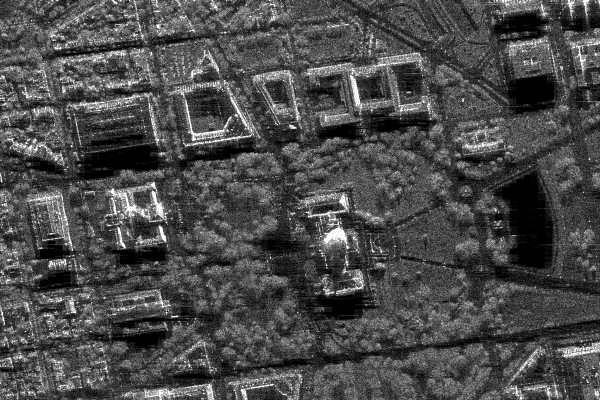
#> input picture lab_1/sar_1_gray.jpg, 600 x 400 px
$ jupyter execute lab_1.ipynb
#> lines starting #> are read from the running program, lines starting #| are printed output that depends on the picture; after the words box and inside, x2 and y2 are one past the last pixel; in counts of white or black regions, pixels touching at a corner belong together
[cell 1]
import numpy as np
import cv2
import matplotlib.pyplot as plt
from skimage.metrics import structural_similarity as ssim, mean_squared_error

1. Загрузите изображение в оттенках серого sar_1_gray.jpg.

[cell 2]
image = cv2.imread('sar_1_gray.jpg', cv2.COLOR_BGR2GRAY)
#> image is the input picture: shape (400, 600); min 0, max 255, mean 74.9
plt.imshow(image, cmap="gray")

2. постройте гистограмму

[cell 3]
histSize = 256
histRange = (0, 256)
accumulate = False

b_hist = cv2.calcHist([image], [0], None, [histSize], histRange, accumulate=accumulate)
#> b_hist = 256 values, max 3786 at index 1, min 40 at index 251, mean 937.5
plt.plot(b_hist)
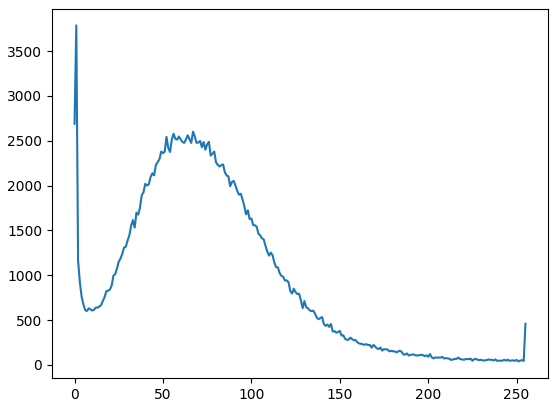
#> figure drawn by matplotlib, 1 panel; curve peaks at x = 1, y = 3786

3. реализуйте алгоритм гамма коррекции с параметром гамма <1, >1.

[cell 4]
def gamma_correction(image, gamma):
    gamma_correct = 255 * np.power(image / 255.0, 1.0 / gamma)
    return gamma_correct.astype(np.uint8)

img_gm_05 = gamma_correction(image, 0.5)
#> in gamma_correction, `gamma_correct = 255 * np.power(image / 255.0, 1.0 / gamma)`:
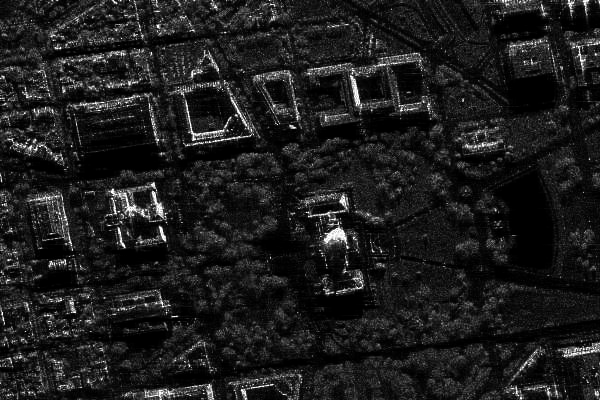
#> gamma_correct: shape (400, 600) float64; min 0, max 255, mean 29.5
img_gm_15 = gamma_correction(image, 1.5)
#> call 2 of gamma_correction, with gamma = 1.5
#> in gamma_correction (call 2), `gamma_correct = 255 * np.power(image / 255.0, 1.0 / gamma)`:
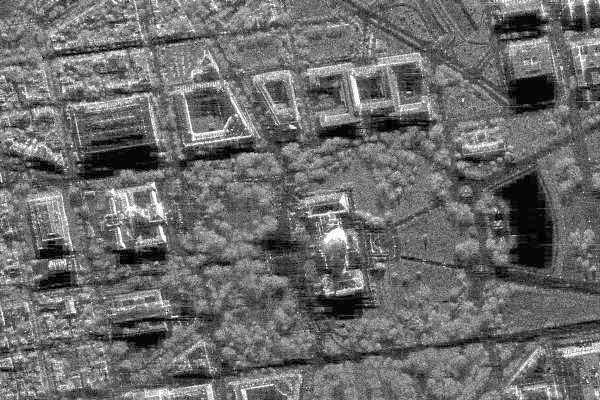
#> gamma_correct: shape (400, 600) float64; min 0, max 255, mean 107.9

plt.figure(figsize=(14, 14))

plt.subplot(1, 2, 1)
plt.imshow(img_gm_05, cmap='gray')
plt.title('Gamma = 0.5')

plt.subplot(1, 2, 2)
plt.imshow(img_gm_15, cmap='gray')
plt.title('Gamma = 1.5')

plt.tight_layout()
plt.show()
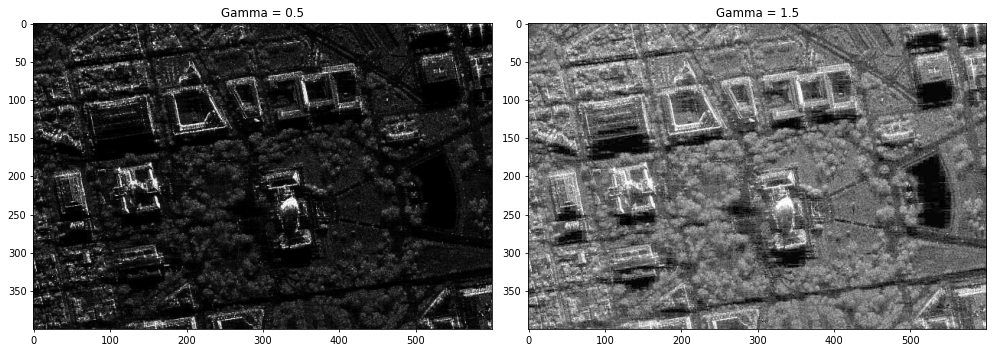
#> figure drawn by matplotlib, 2 panels

4. Сравните исходное изображение, скорректированное при помощи гамма-фильтра. MSE, SSIM.

[cell 5]
def compare_images(img1, img2, title):
    mse_val = mean_squared_error(img1, img2)
    ssim_val = ssim(img1, img2, data_range=255)
    print(f"{title}\nMSE: {mse_val:.2f}, SSIM: {ssim_val:.4f}")
    return mse_val, ssim_val

res1 = compare_images(image, img_gm_05, "Исходное и γ = 0.5")
#> in compare_images, `mse_val = mean_squared_error(img1, img2)`: mse_val = 2383.8
#> in compare_images, `ssim_val = ssim(img1, img2, data_range=255)`: ssim_val = 0.527
#| Исходное и γ = 0.5
#| MSE: 2383.76, SSIM: 0.5270
#> res1 = (2383.8, 0.527)
res2 = compare_images(image, img_gm_15, "Исходное и γ = 2.0")
#| Исходное и γ = 2.0
#| MSE: 1114.45, SSIM: 0.8940
#> res2 = (1114.5, 0.894)

5. реализуйте алгоритм статистической цветокоррекции на основе статистики eq_gray.

[cell 6]
def statistical_correction(img, reference_img):
    current_mean = np.mean(img)
    current_std = np.std(img)

    ref_mean = np.mean(reference_img)
    ref_std = np.std(reference_img)

    corrected = (img - current_mean) * (ref_std / current_std) + ref_mean
    corrected = np.clip(corrected, 0, 255)

    return corrected.astype(np.uint8)

eq_gray = cv2.equalizeHist(image)
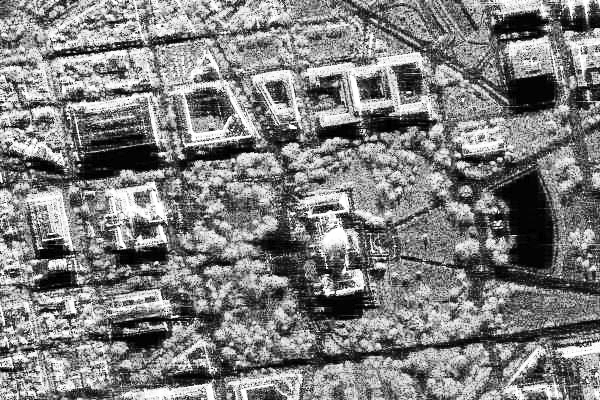
#> eq_gray: shape (400, 600); min 0, max 255, mean 127
img_stat_corrected = statistical_correction(image, eq_gray)
#> in statistical_correction, `current_mean = np.mean(img)`: current_mean = 74.94
#> in statistical_correction, `current_std = np.std(img)`: current_std = 43.66
#> in statistical_correction, `ref_mean = np.mean(reference_img)`: ref_mean = 127
#> in statistical_correction, `ref_std = np.std(reference_img)`: ref_std = 74.27
#> in statistical_correction, `corrected = np.clip(corrected, 0, 255)`:
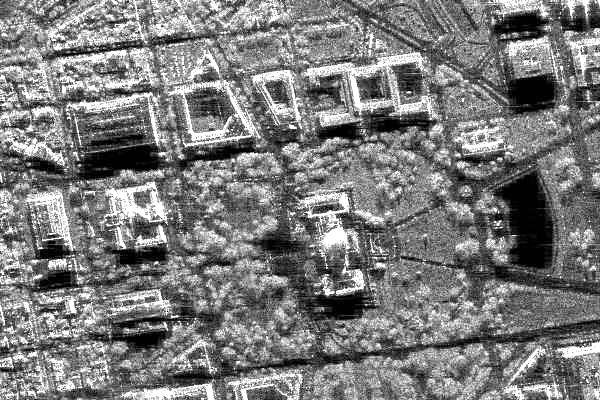
#> corrected: shape (400, 600) float64; min 0, max 255, mean 123.6

plt.figure(figsize=(14, 14))
plt.subplot(1, 3, 1)
plt.imshow(image, cmap='gray')
plt.title('Исходное изображение')

plt.subplot(1, 3, 2)
plt.imshow(eq_gray, cmap='gray')
plt.title('eq_gray')

plt.subplot(1, 3, 3)
plt.imshow(img_stat_corrected, cmap='gray')
plt.title('Статистическая цветокоррекция')

plt.show()

6. Протестируйте работу алгоритмов пороговой фильтрации с различными параметрами.

[cell 7]
thresholds = [50, 120, 200]

plt.figure(figsize=(18, 14))

for i, thresh in enumerate(thresholds):
    _, img_thresh = cv2.threshold(image, thresh, 255, cv2.THRESH_BINARY)
    plt.subplot(1, 3, 1 + i)
    plt.imshow(img_thresh, cmap='gray')
    plt.title(f'Порог = {thresh}')
#> this loop made 3 passes
#> pass 1, `_, img_thresh = cv2.threshold(image, thresh, 255, cv2.THRESH_BINARY)`:
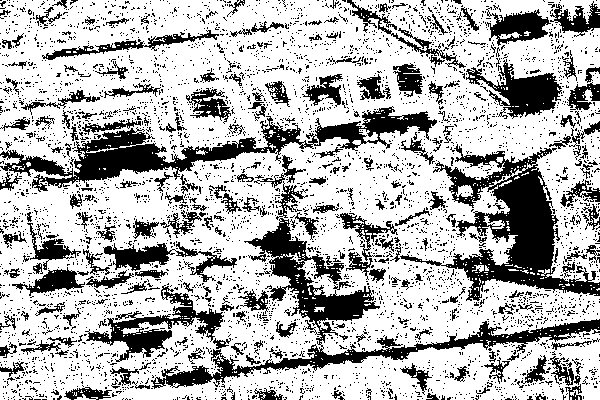
#> img_thresh: shape (400, 600); 70.5% white; 4371 black regions (4132 under 20 px), largest, box (x1, y1, x2, y2) and area: (151, 218, 600, 389) 9418, (400, 144, 600, 301) 9322, (0, 106, 437, 192) 8317
#> pass 3, `_, img_thresh = cv2.threshold(image, thresh, 255, cv2.THRESH_BINARY)`:
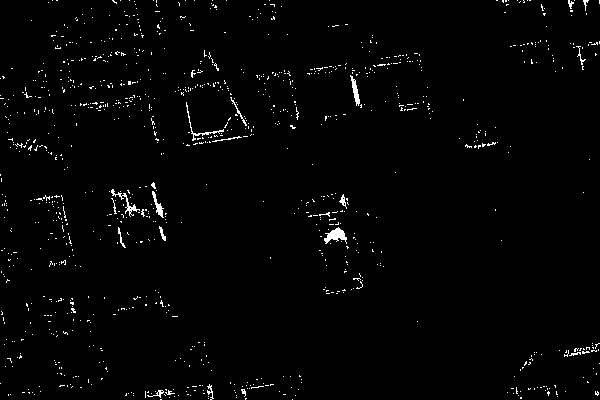
#> img_thresh: shape (400, 600); 1.6% white in thin lines or dots

plt.show()

[cell 8]
thresholds = [50, 120, 200]

plt.figure(figsize=(18, 14))

for i, thresh in enumerate(thresholds):
    _, img_thresh = cv2.threshold(image, thresh, 255, cv2.THRESH_TRUNC)
    plt.subplot(1, 3, 1 + i)
    plt.imshow(img_thresh, cmap='gray')
    plt.title(f'Порог = {thresh}')
#> this loop made 3 passes
#> pass 1, `_, img_thresh = cv2.threshold(image, thresh, 255, cv2.THRESH_TRUNC)`:
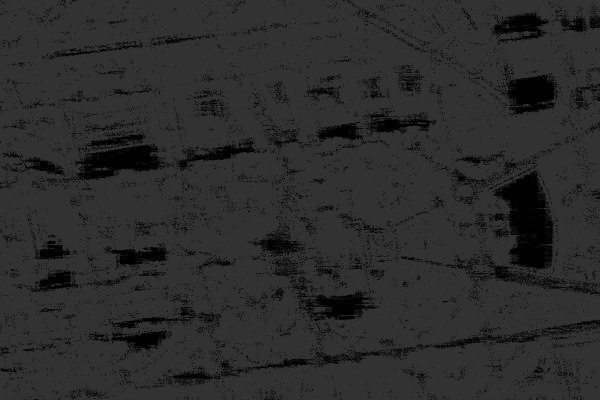
#> img_thresh: shape (400, 600); min 0, max 50, mean 43.8
#> pass 2, `_, img_thresh = cv2.threshold(image, thresh, 255, cv2.THRESH_TRUNC)`:
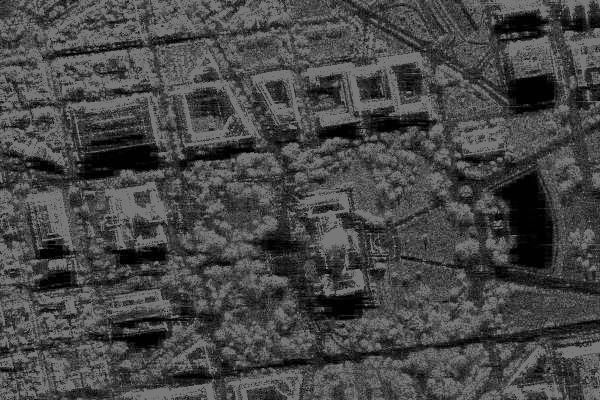
#> img_thresh: shape (400, 600); min 0, max 120, mean 70.3

plt.show()
